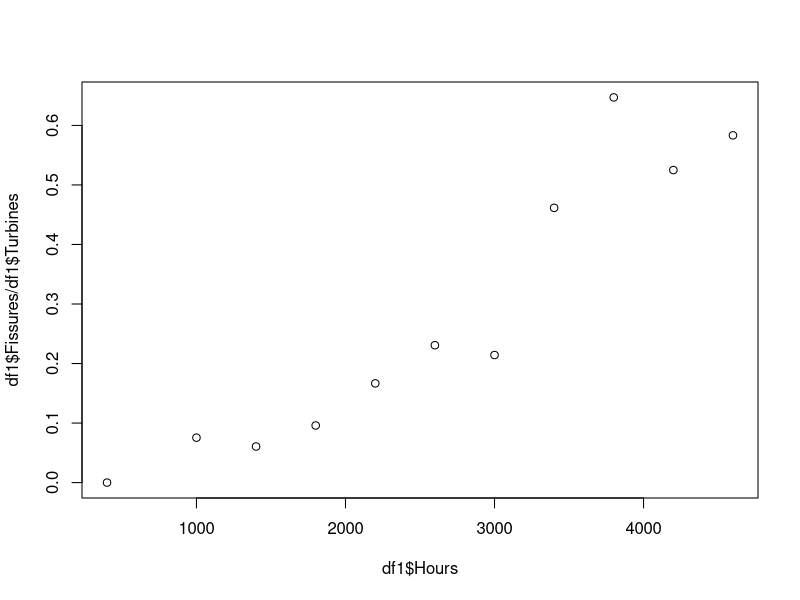
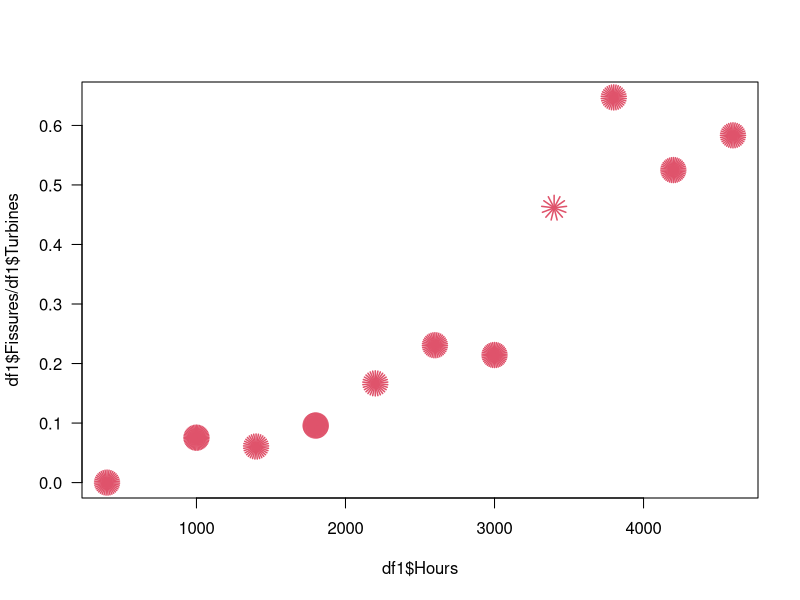
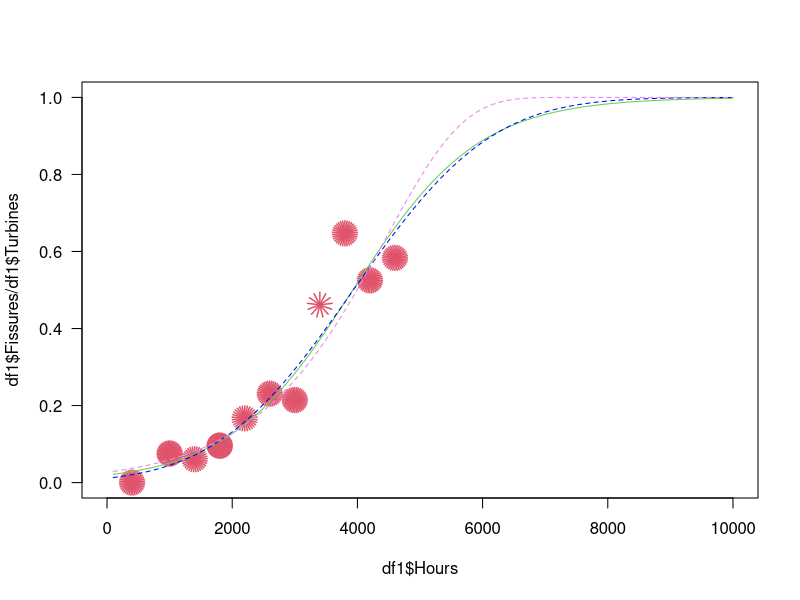

These figures' R source, in order: (Note: this script raises an error after producing the figures.)
############
# Exercise 1
############
# a)
df1 <- read.table("data/turbines.dat", header = TRUE)
str(df1)
par(mfrow=c(1,1))
plot(df1$Hours, df1$Fissures / df1$Turbines)
sunflowerplot(x=df1$Hours, y=df1$Fissures / df1$Turbines, number=df1$Turbines, las=1)

# b )
# df1.glm <- glm((Fissures / Turbines) ~ Hours, family = binomial, data=df1) !! WARNING !!
df1.glm <- glm(cbind(Fissures, Turbines - Fissures) ~ Hours, family=binomial, data=df1)
summary(df1.glm)
coef(df1.glm)

# c)
# ...?


# d)
predict(df1.glm, type='response', newdata=data.frame(Hours=3000))

# e)
turbN <- data.frame(Hours=seq(100, 10000, by=100))
y.p <- predict(df1.glm, newdata=turbN, type='response')
sunflowerplot(
  x=df1$Hours,
  y=df1$Fissures / df1$Turbines,
  number=df1$Turbines,
  las=1,
  xlim=c(0, 10000),
  ylim=c(0, 1))
lines(turbN$Hours, y.p, col=3)

# f): probit
df1.probit <- glm(cbind(Fissures, Turbines - Fissures) ~ Hours, family=binomial(link = probit), data=df1)
summary(df1.probit)
coef(df1.probit)
y.p2 <- predict(df1.probit, type='response', newdata=turbN)
lines(turbN$Hours, y.p2, col='blue', lty="dashed")

# f): clog-log
df1.cloglog <- glm(cbind(Fissures, Turbines - Fissures) ~ Hours, family = binomial(link = cloglog), data=df1)
summary(df1.cloglog)
coef(df1.cloglog)
y.p3 <- predict(df1.cloglog, type='response', newdata=turbN)
lines(turbN$Hours, y.p3, col='violet', lty="dashed")

# f): discussion
# The in-sample predictions are pretty similar. However, the out-of-sample predictions aren't:
# The clog-log does the most conservative extrapolation, while the logit and probit ones are
# very similar.

############
# Exercise 2
############
df2 <- read.csv("data/creditdata.csv", header = TRUE)
df2$Creditability <- factor(df2$Creditability)
df2$Account.Balance <- factor(df2$Account.Balance)
df2$Gender <- factor(df2$Gender)
df2$Marital.Status <- factor(df2$Marital.Status)
df2$Occupation <- factor(df2$Occupation)
df2$Savings <- factor(df2$Savings)
str(df2)

# a) 
df2.glm <- glm(Creditability ~ Account.Balance + Duration, family=binomial, data=df2)
summary(df2.glm)
coef(df2.glm)
#
# Account.Balance is a categorical variable with the follow meaning:
# Account.Balance2 := account balance at this bank of 0-200 EUR
# Account.Balance3 := account balance at this bank of >= 200 EUR
# Account.Balance4 := no account at this bank
# => The coefficients state stat the chance of repaying the loan is higher,
# the higher the account balance is with this bank. But it its highest for
# customers who do not have an account with this bank.
#
# Duration describes the credit duration in months. The estimate coefficient
# states that the odds for settling the loan decreases with a constant factor
# of exp(-0.03681652) = 0.963853 for each additional month.

# b)
min(df2$Duration); max(df2$Duration)
durations <- seq(0, 100, by=0.1)

# Account.Balance = 1
df2.predict1 <- data.frame(
  Duration=durations,
  Account.Balance=factor(
    rep(1, length(durations)),
    levels=c(1,2,3,4)))
str(df2.predict)
y2.p1 <- predict(df2.glm, newdata = df2.predict1, type = 'response')

# Account.Balance = 2
df2.predict2 <- df2.predict1
df2.predict2$Account.Balance <- factor(rep(2, length(durations)), levels=c(1,2,3,4))
y2.p2 <- predict(df2.glm, newdata = df2.predict2, type = 'response')

# Account.Balance = 3
df2.predict3 <- df2.predict1
df2.predict3$Account.Balance <- factor(rep(3, length(durations)), levels=c(1,2,3,4))
y2.p3 <- predict(df2.glm, newdata = df2.predict3, type = 'response')

# Account.Balance = 4
df2.predict4 <- df2.predict1
df2.predict4$Account.Balance <- factor(rep(4, length(durations)), levels=c(1,2,3,4))
y2.p4 <- predict(df2.glm, newdata = df2.predict4, type = 'response')

# Plot:
cols <- c("green", "blue", "orange", 'violet')
plot(
  df2$Duration,
  as.numeric(as.character(df2$Creditability)),
  col=cols[df2$Account.Balance],
  xlim=c(0, 100))
lines(durations, y2.p1, col=cols[1])
lines(durations, y2.p2, col=cols[2])
lines(durations, y2.p3, col=cols[3])
lines(durations, y2.p4, col=cols[4])
abline(h=0.5, col="black")
n_levels <- nlevels(df2$Account.Balance)
legend_labels <- paste0("Account.Balance = ", 1:n_levels)
legend("topright", legend = legend_labels, text.col = cols[1:length(levels(df2$Account.Balance))])

# c)
# The loan durations which are expected to be settled are:
# Account.Balance <= 0 EUR: Less than 20 months
# Account Balance 0-200 EUR: Less than 35 months
# Account.Balance >= 200 EUR: Less than 55 months
# No account at this bank: Less than 75 months
